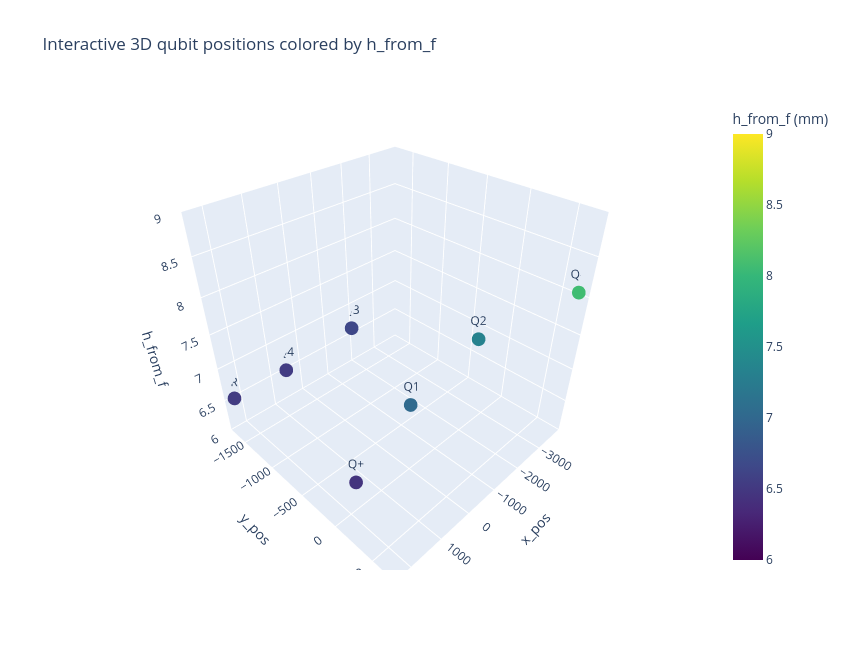

Source (notebook cell):
### Code cell
# Interactive 3D scatter: x_pos vs y_pos vs h_from_f, colored by h_from_f
if "x_pos" not in globals() or "y_pos" not in globals() or "h_from_f" not in globals():
    raise ValueError("Please run the cell that defines x_pos, y_pos, and h_from_f first.")

import plotly.graph_objects as go

x_vals = np.asarray(x_pos, dtype=float)
y_vals = np.asarray(y_pos, dtype=float)
z_vals = np.asarray(h_from_f, dtype=float)

text_vals = None
if "label" in globals() and len(label) == x_vals.size:
    text_vals = [str(v) for v in label]

fig = go.Figure(
    data=[
        go.Scatter3d(
            x=x_vals,
            y=y_vals,
            z=z_vals,
            mode="markers+text" if text_vals is not None else "markers",
            text=text_vals,
            textposition="top center",
            marker=dict(
                size=8,
                color=z_vals,
                colorscale="Viridis",
                cmin=6.0,
                cmax=9.0,
                colorbar=dict(title="h_from_f (mm)"),
            ),
        )
    ]
)

fig.update_layout(
    title="Interactive 3D qubit positions colored by h_from_f",
    scene=dict(
        xaxis_title="x_pos",
        yaxis_title="y_pos",
        zaxis_title="h_from_f",
        zaxis=dict(range=[6.0, 9.0]),
    ),
    width=850,
    height=650,
)

fig.show()

### Figure 1 — Plotly figure (JSON) as saved in the notebook; plotly's stock layout.template omitted (floating-point values rounded to 4 significant figures)
{"data": [{"marker": {"cmax": 9, "cmin": 6, "color": [7.03, 7.331, 6.651, 6.539, 8.067, 6.453, 6.538], "colorbar": {"title": {"text": "h_from_f (mm)"}}, "colorscale": [[0, "#440154"], [0.1111, "#482878"], [0.2222, "#3e4989"], [0.3333, "#31688e"], [0.4444, "#26828e"], [0.5556, "#1f9e89"], [0.6667, "#35b779"], [0.7778, "#6ece58"], [0.8889, "#b5de2b"], [1, "#fde725"]], "size": 8}, "mode": "markers+text", "text": ["Q1", "Q2", "Q3", "Q4", "Q=", "Q+", "R"], "textposition": "top center", "type": "scatter3d", "x": [0.0, -2500.0, -1900.0, 600.0, -3800.0, 1800.0, 2300.0], "y": [0.0, 0.0, -1700.0, -1700.0, 700.0, 0.0, -1700.0], "z": [7.03, 7.331, 6.651, 6.539, 8.067, 6.453, 6.538]}], "layout": {"height": 650, "scene": {"xaxis": {"title": {"text": "x_pos"}}, "yaxis": {"title": {"text": "y_pos"}}, "zaxis": {"range": [6, 9], "title": {"text": "h_from_f"}}}, "title": {"text": "Interactive 3D qubit positions colored by h_from_f"}, "width": 850}}
